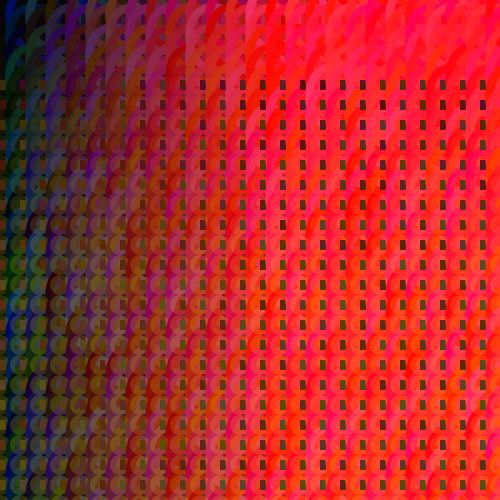
Frame 1 (no input)
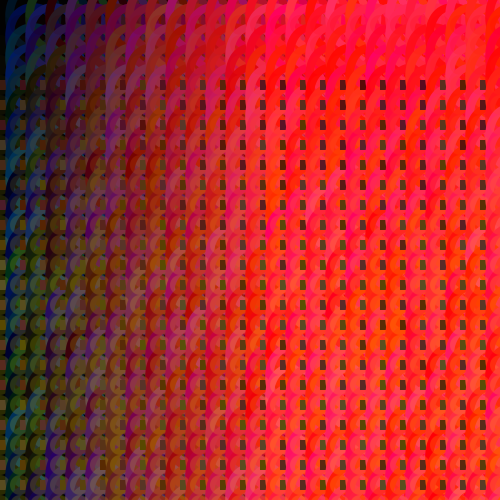
Frame 60 (the mouse pressed at the canvas centre just before this capture)
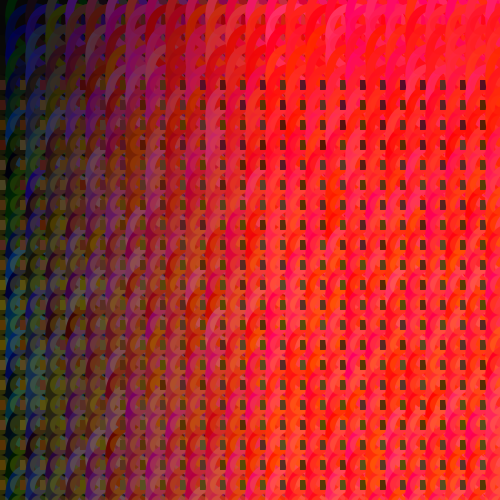
Frame 120 (the mouse held since frame 60 and released just before this capture)

The Processing sketch that drew these frames (run headless with seeded random() and noise(); from frame 60 on, the mouse is pressed at the canvas centre):

// Processing sketch: processing_26982
// ── processing_26982.pde

void setup(){
size(500,500);
smooth();
}

void draw(){
  background(random(10));
  
for(int i=0; i<510; i=i+20){ 
 for(int j=0; j<510; j=j+20){   
   
  fill(i,random(50), random(100));
  textSize(100);
  text("QXO",i,j+50);
  
  fill(i+j,j, random(10),40);
  noStroke ();
  ellipse(i,j+25,20,20);
  
  
  
  fill(57,random(50),random(50));
  noStroke ();
  rect(i,j+80,10,10);
}

}
}
                
